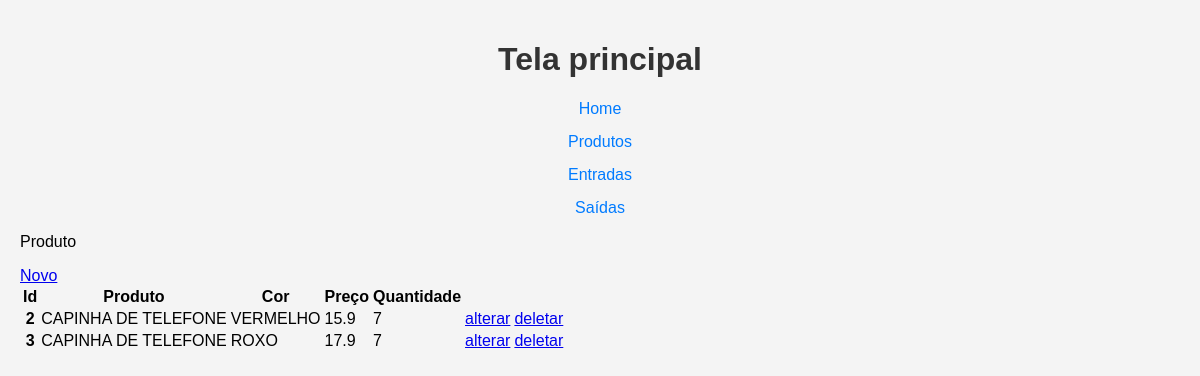
The app's page /produto/list_produto/, older data.
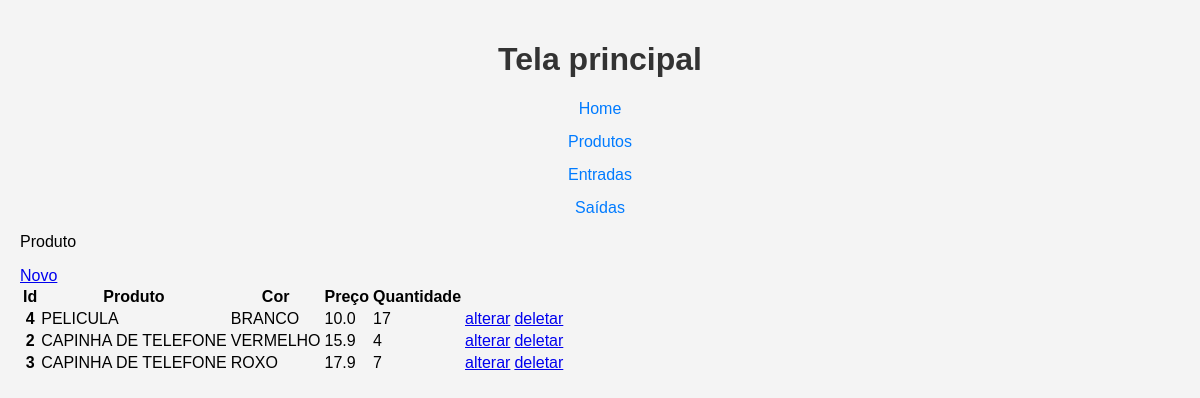
The same page, newer data.
### produto/models.py (models this page shows, shortened)
class Produtos(models.Model):
    produto = models.CharField('Produto', max_length=200)
    cor = models.ForeignKey(Cores, on_delete=models.PROTECT, verbose_name='Cor')
    descricao = models.TextField('Descrição', blank=True)
    preco = models.FloatField('Preço', default=0)
    quantidade = models.IntegerField('Quantidade', default=0)
    criado = models.DateTimeField('Criado em', auto_now_add=True)
    modificado = models.DateTimeField('Modificado em', auto_now=True)
    class Meta:
        verbose_name = 'Produto'
        verbose_name_plural = 'Produtos'
        ordering = ['-produto']

class Cores(models.Model):
    cor = models.CharField('Cor', max_length=200)
    def __str__(self):
        return self.cor

### produto/views.py (the view)
# urls.py: path('list_produto/', list_produto, name='list_produto'),
def list_produto(request):
  produtos = Produtos.objects.all()
  template_name = 'list_produto.html'
  context = {
    'produtos': produtos,
  }
  return render(request, template_name, context)

### produto/templates/list_produto.html
{% extends 'base.html' %}
{% block content %}
  <p>Produto</p>
  <a href="{% url 'produto:new_produto' %}">Novo</a>
  <table>
    <thead>
      <tr>
        <th>Id</th>
        <th>Produto</th>
        <th>Cor</th>
        <th>Preço</th>
        <th>Quantidade</th>
        <th></th>
      </tr>
    </thead>
    <tbody>
      {% for produto in produtos %}
        <tr>
          <th>{{ produto.id }}</th>
          <td>{{ produto.produto }}</td>
          <td>{{ produto.cor }}</td>
          <td>{{ produto.preco }}</td>
          <td>{{ produto.quantidade }}</td>
          <td><a href="{% url 'produto:update_produto' produto.id %}">alterar</a></td>
          <td><a href="{% url 'produto:delete_produto' produto.id %}">deletar</a></td>
        </tr>
      {% endfor %}
    </tbody>
  </table>
  {% endblock %}

### core/templates/base.html (shortened to what this page needs)
{% load static %}
<!DOCTYPE html>
<html lang="en">
<head>
    <link rel="stylesheet" href="{% static 'css/main.css' %}">
</head>
<body>
    <h1>Tela principal</h1>
    <a class="link" href="{% url 'index' %}">Home</a>
    <a class="link" href="{% url 'produto:list_produto' %}">Produtos</a>
    <a class="link" href="{% url 'entrada:list_entrada' %}">Entradas</a>
    <a class="link" href="{% url 'saida:list_saida' %}">Saídas</a>
    {% block content %}{% endblock %}
</body>
</html>

### static/css/main.css (style rules this page uses)
body { font-family: Arial, sans-serif; background-color: #f4f4f4; margin: 0; padding: 20px; }
h1 { text-align: center; color: #333; }
.link { display: block; text-align: center; margin-top: 15px; color: #007bff; text-decoration: none; }

Row changes from the older to the newer data that the page shows:
added Produtos: id "4", produto "PELICULA", cor "BRANCO", preco "10.0", quantidade "17"
changed Produtos "VERMELHO": quantidade "7" → "4"
